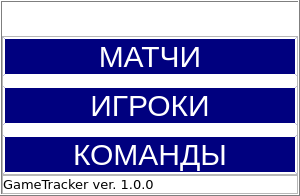
     <widget class="QFrame" name="frame">
      <property name="minimumSize">
       <size>
        <width>300</width>
        <height>0</height>
       </size>
      </property>
      <property name="maximumSize">
       <size>
        <width>300</width>
        <height>16777215</height>
       </size>
      </property>
      <property name="palette">
       <palette>
        <active>
         <colorrole role="WindowText">
          <brush brushstyle="SolidPattern">
           <color alpha="255">
            <red>0</red>
            <green>0</green>
            <blue>0</blue>
           </color>
          </brush>
         </colorrole>
         <colorrole role="Button">
          <brush brushstyle="SolidPattern">
           <color alpha="255">
            <red>255</red>
            <green>255</green>
            <blue>255</blue>
           </color>
          </brush>
         </colorrole>
         <colorrole role="Light">
          <brush brushstyle="SolidPattern">
           <color alpha="255">
            <red>255</red>
            <green>255</green>
            <blue>255</blue>
           </color>
          </brush>
         </colorrole>
         <colorrole role="Midlight">
          <brush brushstyle="SolidPattern">
           <color alpha="255">
            <red>255</red>
            <green>255</green>
            <blue>255</blue>
           </color>
          </brush>
         </colorrole>
         <colorrole role="Dark">
          <brush brushstyle="SolidPattern">
           <color alpha="255">
            <red>127</red>
            <green>127</green>
            <blue>127</blue>
           </color>
          </brush>
         </colorrole>
         <colorrole role="Mid">
          <brush brushstyle="SolidPattern">
           <color alpha="255">
            <red>170</red>
            <green>170</green>
            <blue>170</blue>
           </color>
          </brush>
         </colorrole>
         <colorrole role="Text">
          <brush brushstyle="SolidPattern">
           <color alpha="255">
            <red>0</red>
            <green>0</green>
            <blue>0</blue>
           </color>
          </brush>
         </colorrole>
         <colorrole role="BrightText">
          <brush brushstyle="SolidPattern">
           <color alpha="255">
            <red>255</red>
            <green>255</green>
            <blue>255</blue>
           </color>
          </brush>
         </colorrole>
         <colorrole role="ButtonText">
          <brush brushstyle="SolidPattern">
           <color alpha="255">
            <red>0</red>
            <green>0</green>
            <blue>0</blue>
           </color>
          </brush>
         </colorrole>
         <colorrole role="Base">
          <brush brushstyle="SolidPattern">
           <color alpha="255">
            <red>255</red>
            <green>255</green>
            <blue>255</blue>
           </color>
          </brush>
         </colorrole>
         <colorrole role="Window">
          <brush brushstyle="SolidPattern">
           <color alpha="255">
            <red>255</red>
            <green>255</green>
            <blue>255</blue>
           </color>
          </brush>
         </colorrole>
         <colorrole role="Shadow">
          <brush brushstyle="SolidPattern">
           <color alpha="255">
            <red>0</red>
            <green>0</green>
            <blue>0</blue>
           </color>
          </brush>
         </colorrole>
         <colorrole role="AlternateBase">
          <brush brushstyle="SolidPattern">
           <color alpha="255">
            <red>255</red>
            <green>255</green>
            <blue>255</blue>
           </color>
          </brush>
         </colorrole>
         <colorrole role="ToolTipBase">
          <brush brushstyle="SolidPattern">
           <color alpha="255">
            <red>255</red>
            <green>255</green>
            <blue>220</blue>
           </color>
          </brush>
         </colorrole>
         <colorrole role="ToolTipText">
          <brush brushstyle="SolidPattern">
           <color alpha="255">
            <red>0</red>
            <green>0</green>
            <blue>0</blue>
           </color>
          </brush>
         </colorrole>
         <colorrole role="PlaceholderText">
          <brush brushstyle="SolidPattern">
           <color alpha="128">
            <red>0</red>
            <green>0</green>
            <blue>0</blue>
           </color>
          </brush>
         </colorrole>
        </active>
        <inactive>
         <colorrole role="WindowText">
          <brush brushstyle="SolidPattern">
           <color alpha="255">
            <red>0</red>
            <green>0</green>
            <blue>0</blue>
           </color>
          </brush>
         </colorrole>
         <colorrole role="Button">
          <brush brushstyle="SolidPattern">
           <color alpha="255">
            <red>255</red>
            <green>255</green>
            <blue>255</blue>
           </color>
          </brush>
         </colorrole>
         <colorrole role="Light">
          <brush brushstyle="SolidPattern">
           <color alpha="255">
            <red>255</red>
            <green>255</green>
            <blue>255</blue>
           </color>
          </brush>
         </colorrole>
         <colorrole role="Midlight">
          <brush brushstyle="SolidPattern">
           <color alpha="255">
            <red>255</red>
            <green>255</green>
            <blue>255</blue>
           </color>
          </brush>
         </colorrole>
         <colorrole role="Dark">
          <brush brushstyle="SolidPattern">
           <color alpha="255">
            <red>127</red>
            <green>127</green>
            <blue>127</blue>
           </color>
          </brush>
         </colorrole>
         <colorrole role="Mid">
          <brush brushstyle="SolidPattern">
           <color alpha="255">
            <red>170</red>
            <green>170</green>
            <blue>170</blue>
           </color>
          </brush>
         </colorrole>
         <colorrole role="Text">
          <brush brushstyle="SolidPattern">
           <color alpha="255">
            <red>0</red>
            <green>0</green>
            <blue>0</blue>
           </color>
          </brush>
         </colorrole>
         <colorrole role="BrightText">
          <brush brushstyle="SolidPattern">
           <color alpha="255">
            <red>255</red>
            <green>255</green>
            <blue>255</blue>
           </color>
          </brush>
         </colorrole>
         <colorrole role="ButtonText">
          <brush brushstyle="SolidPattern">
           <color alpha="255">
            <red>0</red>
            <green>0</green>
            <blue>0</blue>
           </color>
          </brush>
         </colorrole>
         <colorrole role="Base">
          <brush brushstyle="SolidPattern">
           <color alpha="255">
            <red>255</red>
            <green>255</green>
            <blue>255</blue>
           </color>
          </brush>
         </colorrole>
         <colorrole role="Window">
          <brush brushstyle="SolidPattern">
           <color alpha="255">
            <red>255</red>
            <green>255</green>
            <blue>255</blue>
           </color>
          </brush>
         </colorrole>
         <colorrole role="Shadow">
          <brush brushstyle="SolidPattern">
           <color alpha="255">
            <red>0</red>
            <green>0</green>
            <blue>0</blue>
           </color>
          </brush>
         </colorrole>
         <colorrole role="AlternateBase">
          <brush brushstyle="SolidPattern">
           <color alpha="255">
            <red>255</red>
            <green>255</green>
            <blue>255</blue>
           </color>
          </brush>
         </colorrole>
         <colorrole role="ToolTipBase">
          <brush brushstyle="SolidPattern">
           <color alpha="255">
            <red>255</red>
            <green>255</green>
            <blue>220</blue>
           </color>
          </brush>
         </colorrole>
         <colorrole role="ToolTipText">
          <brush brushstyle="SolidPattern">
           <color alpha="255">
            <red>0</red>
            <green>0</green>
            <blue>0</blue>
           </color>
          </brush>
         </colorrole>
         <colorrole role="PlaceholderText">
          <brush brushstyle="SolidPattern">
           <color alpha="128">
            <red>0</red>
            <green>0</green>
            <blue>0</blue>
           </color>
          </brush>
         </colorrole>
        </inactive>
        <disabled>
         <colorrole role="WindowText">
          <brush brushstyle="SolidPattern">
           <color alpha="255">
            <red>127</red>
            <green>127</green>
            <blue>127</blue>
           </color>
          </brush>
         </colorrole>
         <colorrole role="Button">
          <brush brushstyle="SolidPattern">
           <color alpha="255">
            <red>255</red>
            <green>255</green>
            <blue>255</blue>
           </color>
          </brush>
         </colorrole>
         <colorrole role="Light">
          <brush brushstyle="SolidPattern">
           <color alpha="255">
            <red>255</red>
            <green>255</green>
            <blue>255</blue>
           </color>
          </brush>
         </colorrole>
         <colorrole role="Midlight">
          <brush brushstyle="SolidPattern">
           <color alpha="255">
            <red>255</red>
            <green>255</green>
            <blue>255</blue>
           </color>
          </brush>
         </colorrole>
         <colorrole role="Dark">
          <brush brushstyle="SolidPattern">
           <color alpha="255">
            <red>127</red>
            <green>127</green>
            <blue>127</blue>
           </color>
          </brush>
         </colorrole>
         <colorrole role="Mid">
          <brush brushstyle="SolidPattern">
           <color alpha="255">
            <red>170</red>
            <green>170</green>
            <blue>170</blue>
           </color>
          </brush>
         </colorrole>
         <colorrole role="Text">
          <brush brushstyle="SolidPattern">
           <color alpha="255">
            <red>127</red>
            <green>127</green>
            <blue>127</blue>
           </color>
          </brush>
         </colorrole>
         <colorrole role="BrightText">
          <brush brushstyle="SolidPattern">
           <color alpha="255">
            <red>255</red>
            <green>255</green>
            <blue>255</blue>
           </color>
          </brush>
         </colorrole>
         <colorrole role="ButtonText">
          <brush brushstyle="SolidPattern">
           <color alpha="255">
            <red>127</red>
            <green>127</green>
            <blue>127</blue>
           </color>
          </brush>
         </colorrole>
         <colorrole role="Base">
          <brush brushstyle="SolidPattern">
           <color alpha="255">
            <red>255</red>
            <green>255</green>
            <blue>255</blue>
           </color>
          </brush>
         </colorrole>
         <colorrole role="Window">
          <brush brushstyle="SolidPattern">
           <color alpha="255">
            <red>255</red>
            <green>255</green>
            <blue>255</blue>
           </color>
          </brush>
         </colorrole>
         <colorrole role="Shadow">
          <brush brushstyle="SolidPattern">
           <color alpha="255">
            <red>0</red>
            <green>0</green>
            <blue>0</blue>
           </color>
          </brush>
         </colorrole>
         <colorrole role="AlternateBase">
          <brush brushstyle="SolidPattern">
           <color alpha="255">
            <red>255</red>
            <green>255</green>
            <blue>255</blue>
           </color>
          </brush>
         </colorrole>
         <colorrole role="ToolTipBase">
          <brush brushstyle="SolidPattern">
           <color alpha="255">
            <red>255</red>
            <green>255</green>
            <blue>220</blue>
           </color>
          </brush>
         </colorrole>
         <colorrole role="ToolTipText">
          <brush brushstyle="SolidPattern">
           <color alpha="255">
            <red>0</red>
            <green>0</green>
            <blue>0</blue>
           </color>
          </brush>
         </colorrole>
         <colorrole role="PlaceholderText">
          <brush brushstyle="SolidPattern">
           <color alpha="128">
            <red>0</red>
            <green>0</green>
            <blue>0</blue>
           </color>
          </brush>
         </colorrole>
        </disabled>
       </palette>
      </property>
      <property name="styleSheet">
       <string notr="true">QPushButton{
	background-color: rgb(0, 0, 127);
    border-style: outset;
    border-width: 2px;
    border-color: white;
	font: 30px;
	color: white;
}
QPushButton:hover{
	background-color: rgb(0, 42, 206);
}
QPushButton:pressed{
	background-color: rgb(0, 24, 151);
}</string>
      </property>
      <property name="frameShape">
       <enum>QFrame::Box</enum>
      </property>
      <property name="frameShadow">
       <enum>QFrame::Raised</enum>
      </property>
      <layout class="QVBoxLayout" name="verticalLayout">
       <property name="spacing">
        <number>0</number>
       </property>
       <property name="leftMargin">
        <number>0</number>
       </property>
       <property name="topMargin">
        <number>0</number>
       </property>
       <property name="rightMargin">
        <number>0</number>
       </property>
       <property name="bottomMargin">
        <number>0</number>
       </property>
       <item>
        <widget class="QFrame" name="logo">
         <property name="maximumSize">
          <size>
           <width>16777215</width>
           <height>200</height>
          </size>
         </property>
         <property name="frameShape">
          <enum>QFrame::NoFrame</enum>
         </property>
         <property name="frameShadow">
          <enum>QFrame::Raised</enum>
         </property>
         <layout class="QHBoxLayout" name="horizontalLayout">
          <property name="spacing">
           <number>0</number>
          </property>
          <property name="leftMargin">
           <number>0</number>
          </property>
          <property name="topMargin">
           <number>0</number>
          </property>
          <property name="rightMargin">
           <number>0</number>
          </property>
          <property name="bottomMargin">
           <number>0</number>
          </property>
          <item>
           <widget class="ClickableLabel" name="label_app_logo">
            <property name="frameShape">
             <enum>QFrame::NoFrame</enum>
            </property>
            <property name="text">
             <string/>
            </property>
            <property name="textFormat">
             <enum>Qt::AutoText</enum>
            </property>
            <property name="pixmap">
             <pixmap>images/logo.jpg</pixmap>
            </property>
            <property name="scaledContents">
             <bool>true</bool>
            </property>
            <property name="alignment">
             <set>Qt::AlignCenter</set>
            </property>
            <property name="wordWrap">
             <bool>false</bool>
            </property>
           </widget>
          </item>
         </layout>
        </widget>
       </item>
       <item alignment="Qt::AlignTop">
        <widget class="QFrame" name="frame_4">
         <property name="frameShape">
          <enum>QFrame::NoFrame</enum>
         </property>
         <property name="frameShadow">
          <enum>QFrame::Raised</enum>
         </property>
         <layout class="QVBoxLayout" name="verticalLayout_9">
          <property name="spacing">
           <number>0</number>
          </property>
          <property name="leftMargin">
           <number>0</number>
          </property>
          <property name="topMargin">
           <number>20</number>
          </property>
          <property name="rightMargin">
           <number>0</number>
          </property>
          <property name="bottomMargin">
           <number>0</number>
          </property>
          <item>
           <widget class="QFrame" name="frame_17">
            <property name="maximumSize">
             <size>
              <width>16777215</width>
              <height>200</height>
             </size>
            </property>
            <property name="font">
             <font>
              <family>Verdana</family>
              <pointsize>20</pointsize>
              <weight>50</weight>
              <bold>false</bold>
             </font>
            </property>
            <property name="frameShape">
             <enum>QFrame::StyledPanel</enum>
            </property>
            <property name="frameShadow">
             <enum>QFrame::Raised</enum>
            </property>
            <layout class="QVBoxLayout" name="verticalLayout_10">
             <property name="spacing">
              <number>10</number>
             </property>
             <property name="leftMargin">
              <number>0</number>
             </property>
             <property name="topMargin">
              <number>0</number>
             </property>
             <property name="rightMargin">
              <number>0</number>
             </property>
             <property name="bottomMargin">
              <number>0</number>
             </property>
             <item>
              <widget class="QPushButton" name="pushButton_matches">
               <property name="sizePolicy">
                <sizepolicy hsizetype="Minimum" vsizetype="Fixed">
                 <horstretch>0</horstretch>
                 <verstretch>0</verstretch>
                </sizepolicy>
               </property>
               <property name="font">
                <font>
                 <pointsize>-1</pointsize>
                 <weight>50</weight>
                 <italic>false</italic>
                 <bold>false</bold>
                </font>
               </property>
               <property name="text">
                <string>МАТЧИ</string>
               </property>
              </widget>
             </item>
             <item>
              <widget class="QPushButton" name="pushButton_players">
               <property name="sizePolicy">
                <sizepolicy hsizetype="Minimum" vsizetype="Fixed">
                 <horstretch>0</horstretch>
                 <verstretch>0</verstretch>
                </sizepolicy>
               </property>
               <property name="text">
                <string>ИГРОКИ</string>
               </property>
              </widget>
             </item>
             <item>
              <widget class="QPushButton" name="pushButton_teams">
               <property name="text">
                <string>КОМАНДЫ</string>
               </property>
              </widget>
             </item>
            </layout>
           </widget>
          </item>
         </layout>
        </widget>
       </item>
       <item>
        <widget class="QFrame" name="frame_36">
         <property name="frameShape">
          <enum>QFrame::StyledPanel</enum>
         </property>
         <property name="frameShadow">
          <enum>QFrame::Raised</enum>
         </property>
         <layout class="QVBoxLayout" name="verticalLayout_24">
          <property name="spacing">
           <number>0</number>
          </property>
          <property name="leftMargin">
           <number>0</number>
          </property>
          <property name="topMargin">
           <number>0</number>
          </property>
          <property name="rightMargin">
           <number>0</number>
          </property>
          <property name="bottomMargin">
           <number>0</number>
          </property>
          <item>
           <widget class="QLabel" name="label_app_info">
            <property name="palette">
             <palette>
              <active/>
              <inactive/>
              <disabled/>
             </palette>
            </property>
            <property name="font">
             <font>
              <family>Verdana</family>
              <pointsize>10</pointsize>
             </font>
            </property>
            <property name="text">
             <string>&lt;html&gt;&lt;head/&gt;&lt;body&gt;&lt;p&gt;GameTracker ver. 1.0.0&lt;/p&gt;&lt;/body&gt;&lt;/html&gt;</string>
            </property>
            <property name="textFormat">
             <enum>Qt::RichText</enum>
            </property>
            <property name="alignment">
             <set>Qt::AlignBottom|Qt::AlignLeading|Qt::AlignLeft</set>
            </property>
           </widget>
          </item>
         </layout>
        </widget>
       </item>
      </layout>
     </widget>
